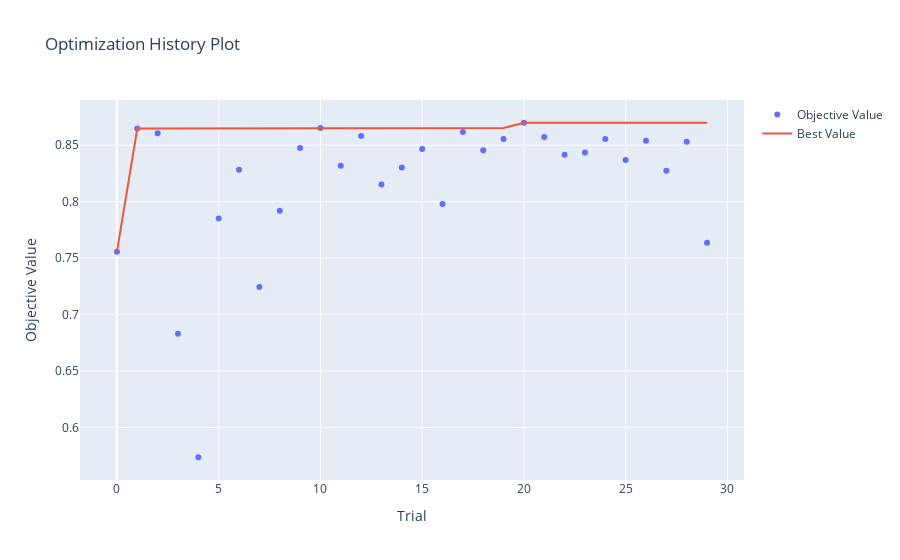
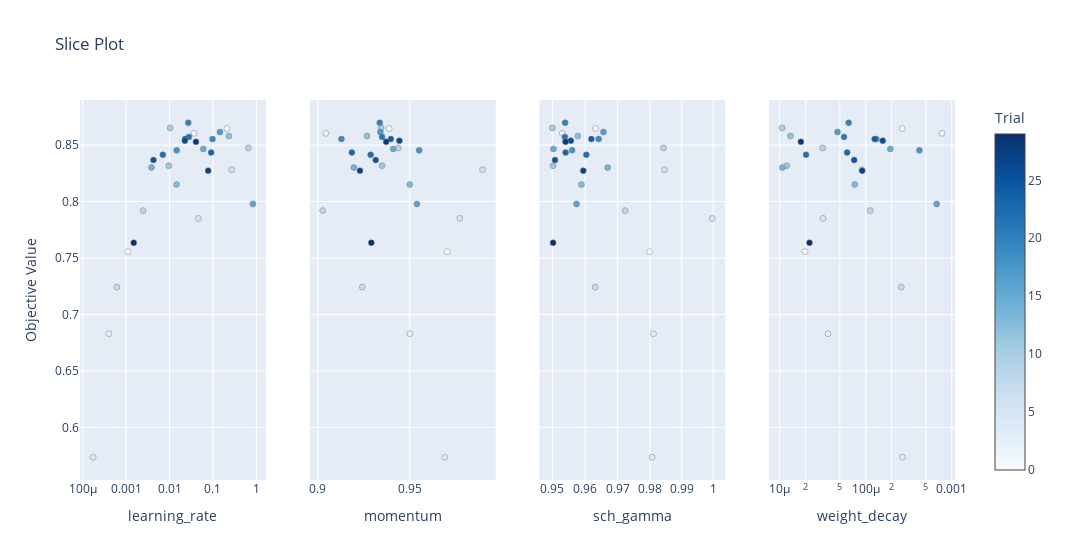

The notebook cell these images were saved under, in order:
### Code cell
study = joblib.load(
    os.path.join(
        os.pardir,
        "RAW",
        "optuna_studies",
        "AD_h_opt_AGFD_WDCNN_torque.pkl",
    )
)

best_trials = optuna.create_study()
for trial in sorted(study.trials, key=lambda t: t.value, reverse=True)[:8]:
    best_trials.add_trial(trial)

study_info(study)

fig = optuna.visualization.plot_optimization_history(study)
fig.show()
optuna.visualization.plot_slice(study)

### Figure 1 — Plotly figure (JSON) as saved in the notebook; plotly's stock layout.template omitted (floating-point values rounded to 4 significant figures)
{"data": [{"mode": "markers", "name": "Objective Value", "type": "scatter", "x": [0, 1, 2, 3, 4, 5, 6, 7, 8, 9, 10, 11, 12, 13, 14, 15, 16, 17, 18, 19, 20, 21, 22, 23, 24, 25, 26, 27, 28, 29], "y": [0.7556, 0.8647, 0.8605, 0.683, 0.5735, 0.7851, 0.8282, 0.7243, 0.792, 0.8475, 0.8653, 0.8317, 0.8581, 0.8151, 0.8301, 0.8466, 0.7979, 0.8616, 0.8454, 0.8553, 0.8698, 0.8573, 0.8414, 0.8434, 0.8553, 0.8367, 0.8539, 0.8274, 0.8529, 0.7635]}, {"mode": "lines", "name": "Best Value", "type": "scatter", "x": [0, 1, 2, 3, 4, 5, 6, 7, 8, 9, 10, 11, 12, 13, 14, 15, 16, 17, 18, 19, 20, 21, 22, 23, 24, 25, 26, 27, 28, 29], "y": [0.7556, 0.8647, 0.8647, 0.8647, 0.8647, 0.8647, 0.8647, 0.8647, 0.8647, 0.8647, 0.8653, 0.8653, 0.8653, 0.8653, 0.8653, 0.8653, 0.8653, 0.8653, 0.8653, 0.8653, 0.8698, 0.8698, 0.8698, 0.8698, 0.8698, 0.8698, 0.8698, 0.8698, 0.8698, 0.8698]}, {"marker": {"color": "#cccccc"}, "mode": "markers", "name": "Infeasible Trial", "showlegend": false, "type": "scatter", "x": [], "y": []}], "layout": {"title": {"text": "Optimization History Plot"}, "xaxis": {"title": {"text": "Trial"}}, "yaxis": {"title": {"text": "Objective Value"}}}}

### Figure 2 — Plotly figure (JSON) as saved in the notebook; plotly's stock layout.template omitted (floating-point values rounded to 4 significant figures)
{"data": [{"marker": {"color": [0, 1, 2, 3, 4, 5, 6, 7, 8, 9, 10, 11, 12, 13, 14, 15, 16, 17, 18, 19, 20, 21, 22, 23, 24, 25, 26, 27, 28, 29], "colorbar": {"title": {"text": "Trial"}, "x": 1, "xpad": 40}, "colorscale": [[0, "rgb(247,251,255)"], [0.125, "rgb(222,235,247)"], [0.25, "rgb(198,219,239)"], [0.375, "rgb(158,202,225)"], [0.5, "rgb(107,174,214)"], [0.625, "rgb(66,146,198)"], [0.75, "rgb(33,113,181)"], [0.875, "rgb(8,81,156)"], [1, "rgb(8,48,107)"]], "line": {"color": "Grey", "width": 0.5}, "showscale": true}, "mode": "markers", "showlegend": false, "type": "scatter", "x": [0.001096, 0.2107, 0.03692, 0.000399, 0.0001728, 0.04639, 0.2705, 0.0006094, 0.00246, 0.6569, 0.01039, 0.009604, 0.2331, 0.01454, 0.003846, 0.0602, 0.835, 0.1454, 0.01463, 0.0982, 0.02707, 0.02795, 0.00701, 0.09124, 0.02291, 0.004268, 0.02249, 0.07779, 0.04066, 0.001496], "xaxis": "x", "y": [0.7556, 0.8647, 0.8605, 0.683, 0.5735, 0.7851, 0.8282, 0.7243, 0.792, 0.8475, 0.8653, 0.8317, 0.8581, 0.8151, 0.8301, 0.8466, 0.7979, 0.8616, 0.8454, 0.8553, 0.8698, 0.8573, 0.8414, 0.8434, 0.8553, 0.8367, 0.8539, 0.8274, 0.8529, 0.7635], "yaxis": "y"}, {"marker": {"color": [0, 1, 2, 3, 4, 5, 6, 7, 8, 9, 10, 11, 12, 13, 14, 15, 16, 17, 18, 19, 20, 21, 22, 23, 24, 25, 26, 27, 28, 29], "colorbar": {"title": {"text": "Trial"}, "x": 1, "xpad": 40}, "colorscale": [[0, "rgb(247,251,255)"], [0.125, "rgb(222,235,247)"], [0.25, "rgb(198,219,239)"], [0.375, "rgb(158,202,225)"], [0.5, "rgb(107,174,214)"], [0.625, "rgb(66,146,198)"], [0.75, "rgb(33,113,181)"], [0.875, "rgb(8,81,156)"], [1, "rgb(8,48,107)"]], "line": {"color": "Grey", "width": 0.5}, "showscale": false}, "mode": "markers", "showlegend": false, "type": "scatter", "x": [0.9704, 0.9388, 0.9043, 0.9501, 0.9691, 0.9773, 0.9896, 0.9242, 0.9026, 0.9437, 0.9344, 0.9349, 0.9267, 0.9501, 0.9196, 0.941, 0.9539, 0.934, 0.9551, 0.9128, 0.9337, 0.9349, 0.9287, 0.9185, 0.9397, 0.9315, 0.9444, 0.9229, 0.9372, 0.9291], "xaxis": "x2", "y": [0.7556, 0.8647, 0.8605, 0.683, 0.5735, 0.7851, 0.8282, 0.7243, 0.792, 0.8475, 0.8653, 0.8317, 0.8581, 0.8151, 0.8301, 0.8466, 0.7979, 0.8616, 0.8454, 0.8553, 0.8698, 0.8573, 0.8414, 0.8434, 0.8553, 0.8367, 0.8539, 0.8274, 0.8529, 0.7635], "yaxis": "y2"}, {"marker": {"color": [0, 1, 2, 3, 4, 5, 6, 7, 8, 9, 10, 11, 12, 13, 14, 15, 16, 17, 18, 19, 20, 21, 22, 23, 24, 25, 26, 27, 28, 29], "colorbar": {"title": {"text": "Trial"}, "x": 1, "xpad": 40}, "colorscale": [[0, "rgb(247,251,255)"], [0.125, "rgb(222,235,247)"], [0.25, "rgb(198,219,239)"], [0.375, "rgb(158,202,225)"], [0.5, "rgb(107,174,214)"], [0.625, "rgb(66,146,198)"], [0.75, "rgb(33,113,181)"], [0.875, "rgb(8,81,156)"], [1, "rgb(8,48,107)"]], "line": {"color": "Grey", "width": 0.5}, "showscale": false}, "mode": "markers", "showlegend": false, "type": "scatter", "x": [0.9799, 0.9632, 0.953, 0.9811, 0.9807, 0.9997, 0.9846, 0.9631, 0.9723, 0.9842, 0.95, 0.9502, 0.9578, 0.9589, 0.9669, 0.9504, 0.9574, 0.9656, 0.956, 0.9641, 0.9539, 0.9538, 0.9604, 0.954, 0.9619, 0.9508, 0.9556, 0.9594, 0.954, 0.9502], "xaxis": "x3", "y": [0.7556, 0.8647, 0.8605, 0.683, 0.5735, 0.7851, 0.8282, 0.7243, 0.792, 0.8475, 0.8653, 0.8317, 0.8581, 0.8151, 0.8301, 0.8466, 0.7979, 0.8616, 0.8454, 0.8553, 0.8698, 0.8573, 0.8414, 0.8434, 0.8553, 0.8367, 0.8539, 0.8274, 0.8529, 0.7635], "yaxis": "y3"}, {"marker": {"color": [0, 1, 2, 3, 4, 5, 6, 7, 8, 9, 10, 11, 12, 13, 14, 15, 16, 17, 18, 19, 20, 21, 22, 23, 24, 25, 26, 27, 28, 29], "colorbar": {"title": {"text": "Trial"}, "x": 1, "xpad": 40}, "colorscale": [[0, "rgb(247,251,255)"], [0.125, "rgb(222,235,247)"], [0.25, "rgb(198,219,239)"], [0.375, "rgb(158,202,225)"], [0.5, "rgb(107,174,214)"], [0.625, "rgb(66,146,198)"], [0.75, "rgb(33,113,181)"], [0.875, "rgb(8,81,156)"], [1, "rgb(8,48,107)"]], "line": {"color": "Grey", "width": 0.5}, "showscale": false}, "mode": "markers", "showlegend": false, "type": "scatter", "x": [1.967e-05, 0.0002657, 0.0007688, 3.64e-05, 0.0002676, 3.183e-05, 9.009e-05, 0.000259, 0.0001128, 3.162e-05, 1.066e-05, 1.208e-05, 1.33e-05, 7.451e-05, 1.073e-05, 0.0001931, 0.0006675, 4.691e-05, 0.0004203, 0.0001329, 6.325e-05, 5.589e-05, 2.021e-05, 6.075e-05, 0.0001269, 7.333e-05, 0.0001576, 9.1e-05, 1.761e-05, 2.219e-05], "xaxis": "x4", "y": [0.7556, 0.8647, 0.8605, 0.683, 0.5735, 0.7851, 0.8282, 0.7243, 0.792, 0.8475, 0.8653, 0.8317, 0.8581, 0.8151, 0.8301, 0.8466, 0.7979, 0.8616, 0.8454, 0.8553, 0.8698, 0.8573, 0.8414, 0.8434, 0.8553, 0.8367, 0.8539, 0.8274, 0.8529, 0.7635], "yaxis": "y4"}], "layout": {"title": {"text": "Slice Plot"}, "width": 1200, "xaxis": {"anchor": "y", "domain": [0, 0.2125], "title": {"text": "learning_rate"}, "type": "log"}, "xaxis2": {"anchor": "y2", "domain": [0.2625, 0.475], "title": {"text": "momentum"}}, "xaxis3": {"anchor": "y3", "domain": [0.525, 0.7375], "title": {"text": "sch_gamma"}, "type": "log"}, "xaxis4": {"anchor": "y4", "domain": [0.7875, 1], "title": {"text": "weight_decay"}, "type": "log"}, "yaxis": {"anchor": "x", "domain": [0, 1], "title": {"text": "Objective Value"}}, "yaxis2": {"anchor": "x2", "domain": [0, 1], "matches": "y", "showticklabels": false}, "yaxis3": {"anchor": "x3", "domain": [0, 1], "matches": "y", "showticklabels": false}, "yaxis4": {"anchor": "x4", "domain": [0, 1], "matches": "y", "showticklabels": false}}}
